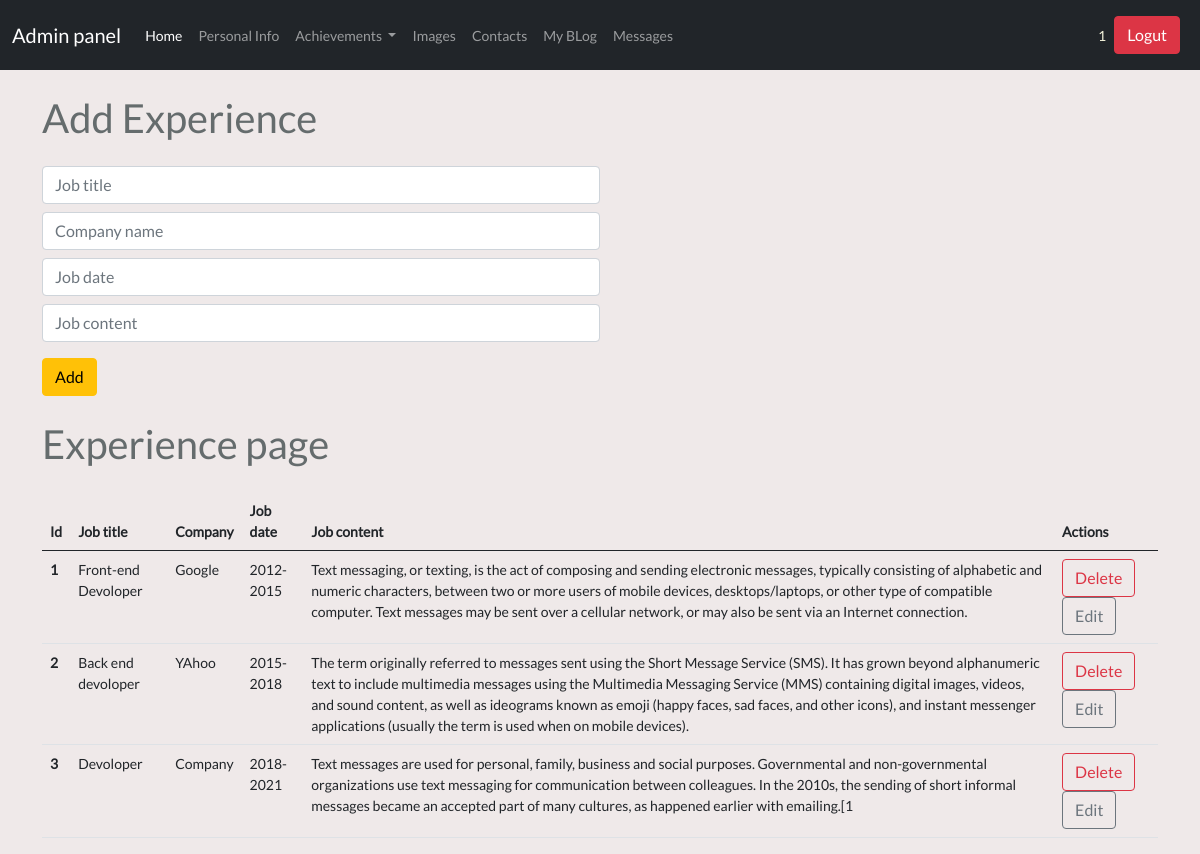
/admin/experience (signed in), run on the app's committed database.
### tables this page shows
CREATE TABLE user (
	id INTEGER NOT NULL, 
	username VARCHAR(20), 
	email VARCHAR(50), 
	password VARCHAR(80), 
	PRIMARY KEY (id), 
	UNIQUE (username), 
	UNIQUE (email)
);

CREATE TABLE experience (
	id INTEGER NOT NULL, 
	job_title VARCHAR(50), 
	company VARCHAR(50), 
	job_date VARCHAR(50), 
	job_content VARCHAR(250), 
	PRIMARY KEY (id)
);

### controllers/admin/experience.py (the view, shortened to what this page needs)
@app.route('/admin/experience',methods=['GET','POST'])
@login_required
def admin_experience_index():
    from run import db
    from models import Experience
    experiences=Experience.query.all()
    return render_template('admin/experience.html',experiences=experiences)

### controllers/admin/main.py (called while the page is built)
@app.before_request
def before_request():
    g.user = current_user

### run.py (called while the page is built)
@login_manager.user_loader
def load_user(user_id):
    from models import User
    return User.query.get(user_id)

### templates/admin/experience.html
{% extends "admin/dashboard.html" %} {% block content %}
<div class="container">
  <h1 class="adminpage ml-4 mt-4">Add Experience</h1>
  <form action="/admin/experience" method="POST" class="w-50 ml-4 mt-4">
    <input
      type="text"
      name="job_title"
      class="form-control my-2"
      placeholder="Job title"
    />
    <input
      type="text"
      name="company"
      class="form-control my-2"
      placeholder="Company name"
    />
    <input
      type="text"
      name="job_date"
      class="form-control my-2"
      placeholder="Job date"
    />
    <input
      type="text"
      name="job_content"
      class="form-control my-2"
      placeholder="Job content"
    />
    <input type="submit" class="btn btn-warning my-2" value="Add" />
  </form>
  <h1 class="adminpage ml-4 mt-3">Experience page</h1>
  <table class="table table-hover mt-4 ml-4">
    <thead>
      <tr>
        <th scope="col">Id</th>
        <th scope="col">Job title</th>
        <th scope="col">Company</th>
        <th scope="col">Job date</th>
        <th scope="col">Job content</th>
        <th scope="col">Actions</th>
      </tr>
    </thead>
    <tbody>
      {% for experience in experiences %}
      <tr>
        <th scope="row">{{experience.id}}</th>
        <td>{{experience.job_title}}</td>
        <td>{{experience.company}}</td>
        <td>{{experience.job_date}}</td>
        <td>{{experience.job_content}}</td>
        <td>
          <a href="/deleteexp/{{experience.id}}" class="btn btn-outline-danger"
            >Delete</a
          >
          <a
            href="/updateexp/{{experience.id}}"
            class="btn btn-outline-secondary"
            >Edit</a
          >
        </td>
      </tr>
      {% endfor %}
    </tbody>
  </table>
</div>
{% endblock %}

### templates/admin/dashboard.html (shortened to what this page needs)
<!DOCTYPE html>
<html lang="en">
  <head>
    <link
      href="{{ url_for('static', filename='bootstrap.min.css') }}"
      rel="stylesheet"
    />
    <link rel="stylesheet" href="/static/admin/css/style.css" />
  </head>
  <body>
    <nav class="navbar navbar-expand-lg navbar-dark bg-dark">
      <div class="container-fluid">
        {% if '/admin/dashboard' in request.path %}
        <span class="navbar-brand">Admin panel</span>
        {% else %}
        <a class="navbar-brand" href="/admin/dashboard">Admin panel</a>
        {% endif %}
        <div class="collapse navbar-collapse" id="navbarText">
          <ul class="navbar-nav me-auto mb-2 mb-lg-0">
            <li class="nav-item">
              <a class="nav-link active" aria-current="page" href="/admin/home"
                >Home</a
              >
            </li>
            <li class="nav-item">
              <a class="nav-link" href="/admin/persinfo">Personal Info</a>
            </li>
            <li class="nav-item dropdown">
              <a
                class="nav-link dropdown-toggle"
                href="#"
                id="navbarScrollingDropdown"
                role="button"
                data-bs-toggle="dropdown"
                aria-expanded="false"
              >
                Achievements
              </a>
            </li>
            <li class="nav-item">
              <a class="nav-link" href="/admin/images">Images</a>
            </li>
            <li class="nav-item">
              <a class="nav-link" href="/admin/socialprof">Contacts</a>
            </li>
            <li class="nav-item">
              <a class="nav-link" href="/admin/myblog">My BLog</a>
            </li>
            <li class="nav-item">
              <a class="nav-link" href="/admin/form">Messages</a>
            </li>
          </ul>
          <div class="d-flex align-items-center">
            <div style="color: beige">{{ current_user.username }}</div>
            <button
              class="btn btn-danger m-2"
              onclick="window.location.href = '/logout'"
            >
              Logut
            </button>
          </div>
        </div>
      </div>
    </nav>
    {% block content %} {% endblock %}
  </body>
</html>

### static/app/css/style.css (style rules this page uses)
body { font-family: Lato, serif, Calibri, Arial; font-size: 14px; background-color: #efe9e9; color: #656c6d; font-weight: 400; margin: 0; padding: 0; box-sizing: border-box; }

### data on the page
user: username "1"
experience: id "1", job_title "Front-end Devoloper", company "Google", job_date "2012-2015", job_content "Text messaging, or texting, is the act of composing and sending electronic messages, typically consisting of alphabetic and numeric characters, between two or more users of mobile devices, desktops/laptops, or other type of compatible computer. Text messages may be sent over a cellular network, or may also be sent via an Internet connection."
experience: id "2", job_title "Back end devoloper", company "YAhoo", job_date "2015-2018", job_content "The term originally referred to messages sent using the Short Message Service (SMS). It has grown beyond alphanumeric text to include multimedia messages using the Multimedia Messaging Service (MMS) containing digital images, videos, and sound content, as well as ideograms known as emoji (happy faces, sad faces, and other icons), and instant messenger applications (usually the term is used when on mobile devices)."
experience: id "3", job_title "Devoloper", company "Company", job_date "2018-2021", job_content "Text messages are used for personal, family, business and social purposes. Governmental and non-governmental organizations use text messaging for communication between colleagues. In the 2010s, the sending of short informal messages became an accepted part of many cultures, as happened earlier with emailing.[1"
